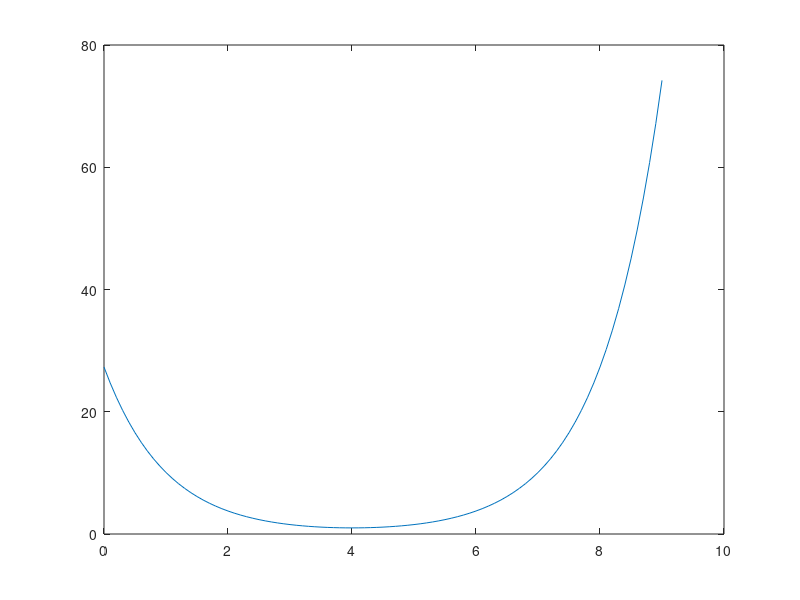

Reproduce this figure in MATLAB.
%% Kabel Model
% Peter Savnik, s113556
% DTU
clear all;
close all;

% Static paramters
cableWeightPrMeter = 1; % [Kg/m]

% Dynamic paramters
cableLength = 1; % [m] amount of cable out
Xdist = 1; % [m] distance to drone in x axis

% total cable weight in air
cableWeight = cableWeightPrMeter*cableLength

% A cable follows cosh form, cartenary
x=0:0.1:9;

a=1;
plot(x,a*cosh((x-4)/a))
